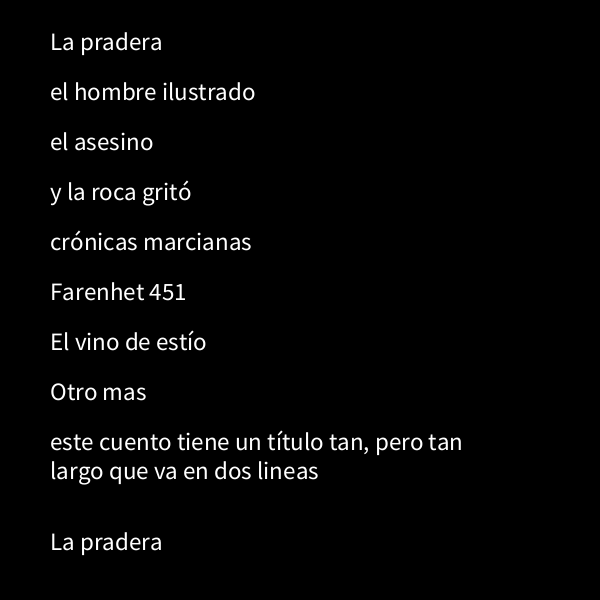
Frame 1 (no input)
Frame 60 (the mouse pressed at the canvas centre just before this capture): identical to frame 1, image omitted
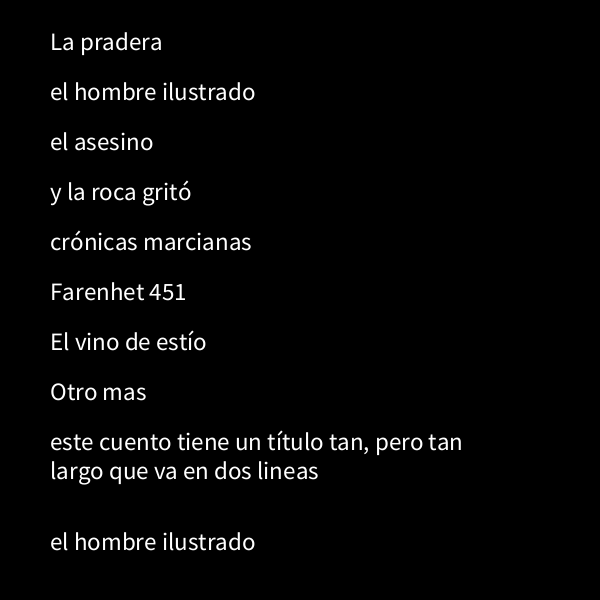
Frame 120 (the mouse held since frame 60 and released just before this capture)

The Processing sketch that drew these frames (run headless with seeded random() and noise(); from frame 60 on, the mouse is pressed at the canvas centre):

// Processing sketch: arregloTexto
// ── arregloTexto.pde
String [] cuentos = {"La pradera", "el hombre ilustrado", "el asesino", 
  "y la roca gritó", "crónicas marcianas", "Farenhet 451", "El vino de estío", 
  "Otro mas ", "este cuento tiene un título tan, pero tan \nlargo que va en dos lineas" }; 
  // declaro, dimensiono y asigno valor en la misma acción
int [] edad = {22, 45, 68, 19, 32, 74};
int num;
void setup() {
  size(600, 600);
  /* así cargaríamos uno x uno
   cuentos[0] = "La pradera"; 
   cuentos[1] = "el hombre ilustrado";*/
  textSize(25);
}
void draw() {
  background(0);
  for (int i=0; i<cuentos.length; i++) {
    text(cuentos[i], 50, 50+i*50);
  }
  text(cuentos[num], 50, height-50);
}
void mousePressed() {
  if (num<cuentos.length-1) {
    num++;
  }
}
